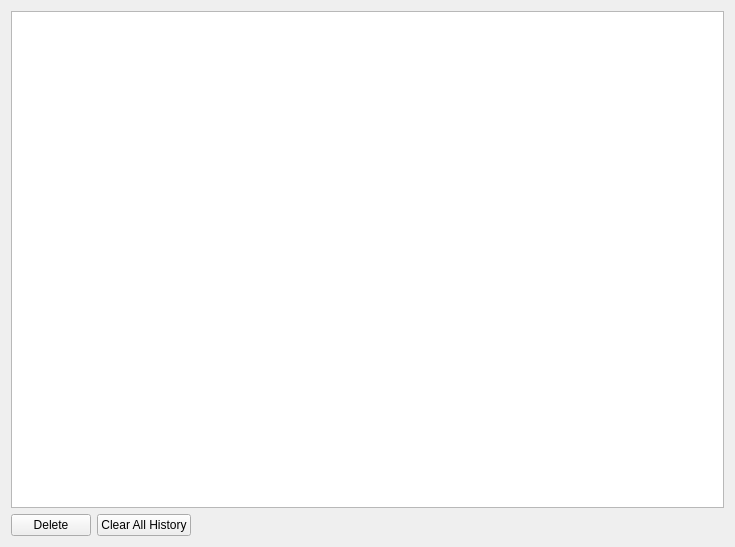
<?xml version="1.0" encoding="UTF-8"?>
<ui version="4.0">
 <class>HistoryManager</class>
 <widget class="QWidget" name="HistoryManager">
  <property name="geometry">
   <rect>
    <x>0</x>
    <y>0</y>
    <width>735</width>
    <height>547</height>
   </rect>
  </property>
  <property name="windowTitle">
   <string>History</string>
  </property>
  <layout class="QGridLayout" name="gridLayout">
   <item row="1" column="0">
    <widget class="QPushButton" name="deleteB">
     <property name="text">
      <string>Delete</string>
     </property>
    </widget>
   </item>
   <item row="1" column="1">
    <widget class="QPushButton" name="clearAll">
     <property name="text">
      <string>Clear All History</string>
     </property>
    </widget>
   </item>
   <item row="1" column="2">
    <spacer name="horizontalSpacer">
     <property name="orientation">
      <enum>Qt::Horizontal</enum>
     </property>
     <property name="sizeHint" stdset="0">
      <size>
       <width>40</width>
       <height>20</height>
      </size>
     </property>
    </spacer>
   </item>
   <item row="0" column="0" colspan="4">
    <widget class="HistoryTreeView" name="historyTree">
     <property name="alternatingRowColors">
      <bool>true</bool>
     </property>
    </widget>
   </item>
  </layout>
 </widget>
 <customwidgets>
  <customwidget>
   <class>HistoryTreeView</class>
   <extends>QTreeView</extends>
   <header>mc.history.HistoryTreeView</header>
  </customwidget>
 </customwidgets>
 <resources/>
 <connections/>
</ui>
